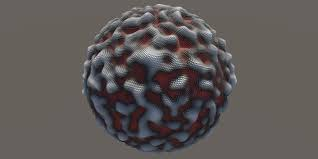
#> input picture Noise_reduction_for_binarized_images/img6.jpeg, 318 x 159 px; its folder holds only this picture in this run
$ python main.py
#> lines starting #> are read from the running program, lines starting #| are printed output that depends on the picture; after the words box and inside, x2 and y2 are one past the last pixel; in counts of white or black regions, pixels touching at a corner belong together
import cv2
import glob

# define the image file extensions
extensions = ['*.jpeg', '*.jpg', '*.png']

# loop through each image
for ext in extensions:
    for file in glob.glob(ext):
        # read the image and convert to grayscale
        img = cv2.imread(file, cv2.IMREAD_GRAYSCALE)
#> img: shape (159, 318); min 2, max 235, mean 89.5

        # perform Gaussian smoothing to reduce noise
        blur = cv2.GaussianBlur(img, (5,5), 0)
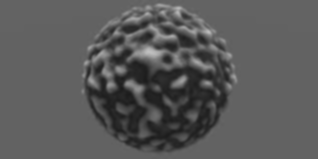
#> blur: shape (159, 318); min 28, max 192, mean 89.5

        # perform binary thresholding
        ret, thresh = cv2.threshold(blur, 0, 255, cv2.THRESH_BINARY + cv2.THRESH_OTSU)
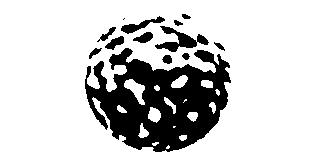
#> thresh: shape (159, 318); 79.9% white; 13 black regions (1 under 20 px), largest, box (x1, y1, x2, y2) and area: (85, 48, 231, 152) 8742, (155, 26, 209, 52) 539, (121, 16, 165, 34) 253
#> ret = 74

        # perform morphological opening to remove small noise and fill small gaps
        kernel = cv2.getStructuringElement(cv2.MORPH_RECT, (2,2))
        opening = cv2.morphologyEx(thresh, cv2.MORPH_OPEN, kernel)
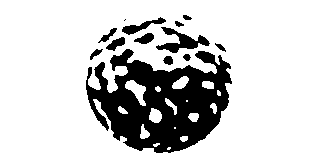
#> opening: shape (159, 318); 79.8% white; 13 black regions (1 under 20 px), largest, box (x1, y1, x2, y2) and area: (86, 49, 232, 153) 8761, (156, 27, 210, 53) 543, (122, 17, 166, 35) 254

        # perform morphological closing to remove small spots
        closing_kernel = cv2.getStructuringElement(cv2.MORPH_ELLIPSE, (2,2))
        closing = cv2.morphologyEx(opening, cv2.MORPH_CLOSE, closing_kernel)
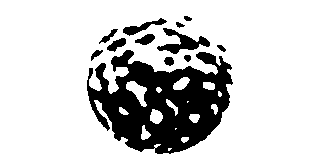
#> closing: shape (159, 318); 79.9% white; 12 black regions, largest, box (x1, y1, x2, y2) and area: (87, 50, 233, 154) 8765, (157, 28, 210, 54) 539, (123, 18, 167, 36) 250


        # display the original and modified images side-by-side
        cv2.imshow("Original Image", img)
        cv2.imshow("Noise-Reduced Image", closing)
        cv2.waitKey(0)


cv2.destroyAllWindows()
